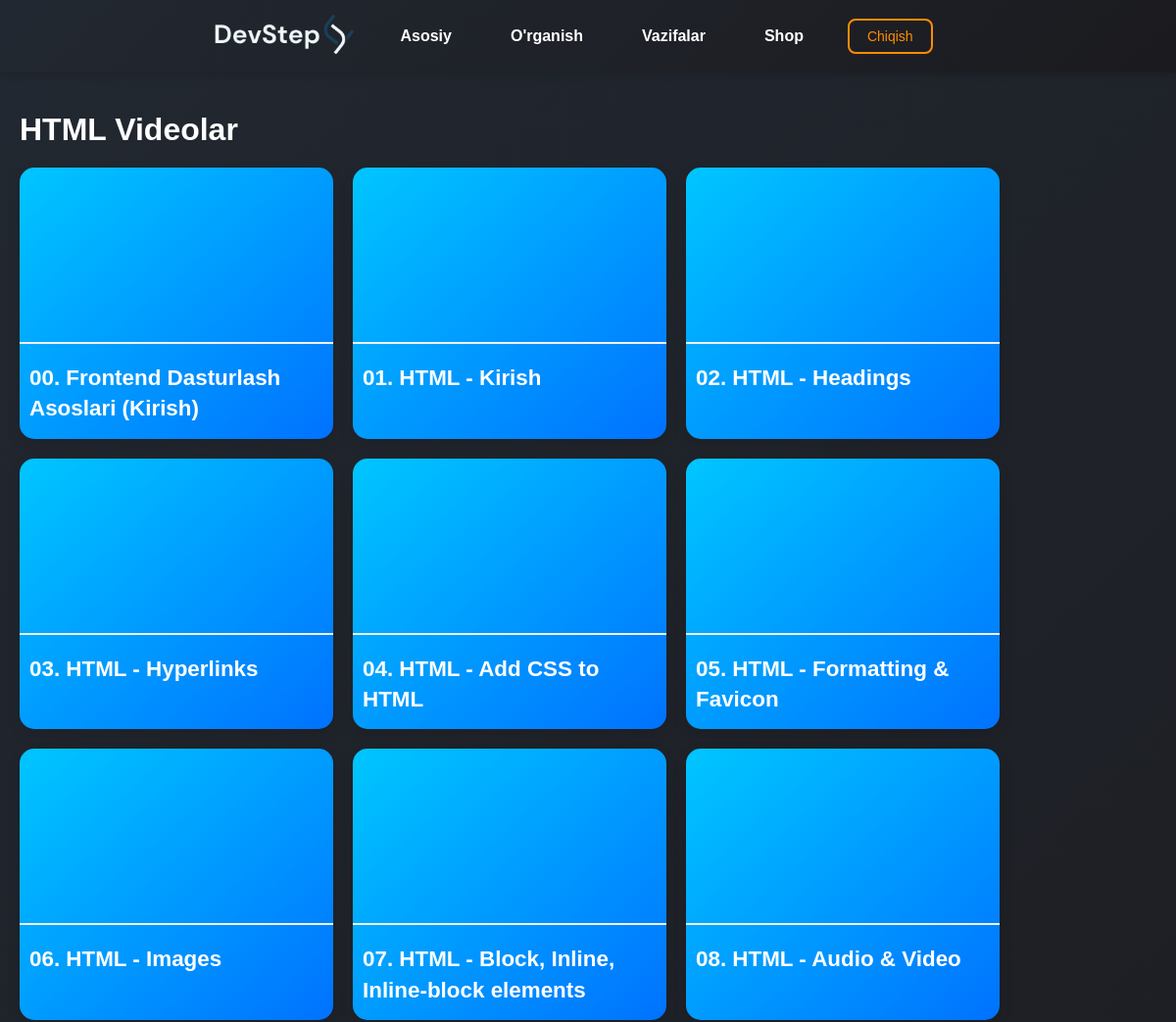
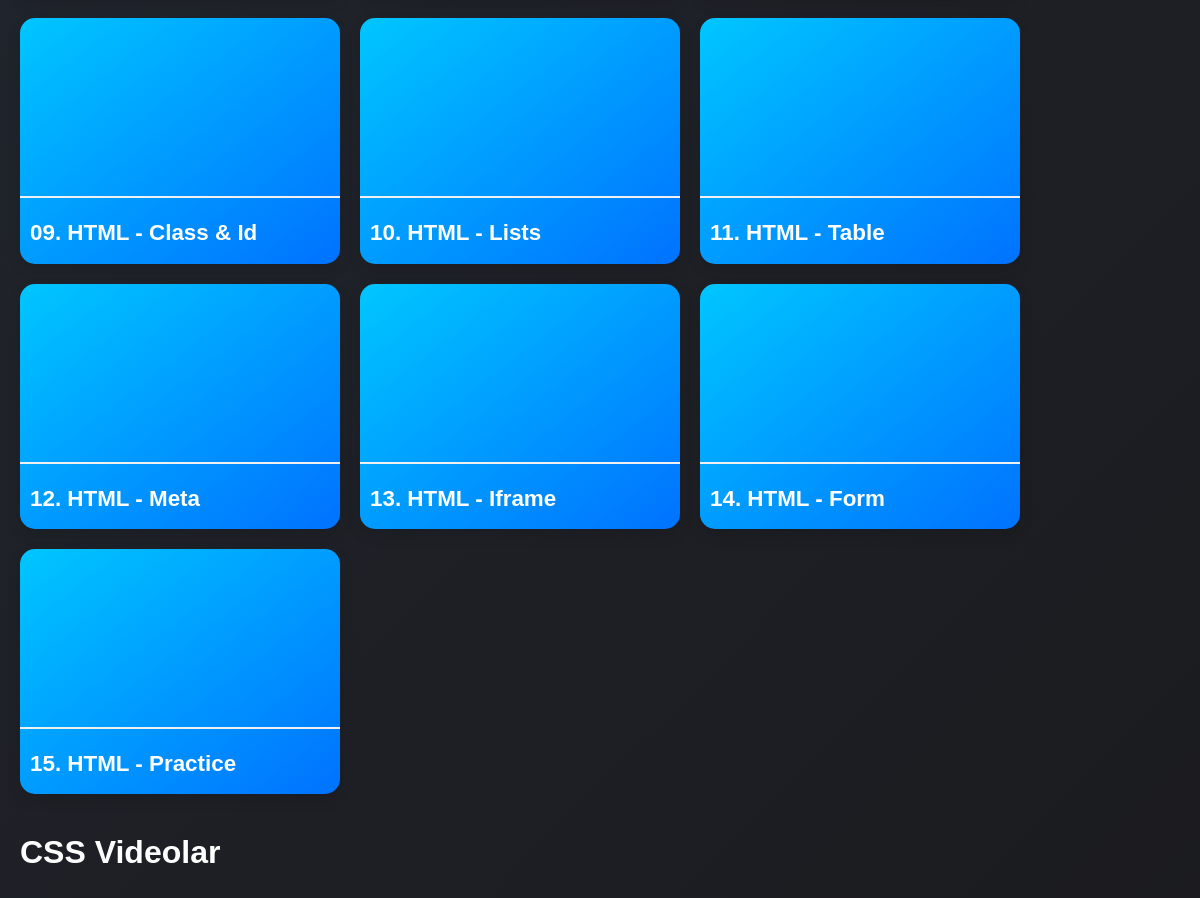
Screenshot of /videos/ with the database file from the repository (2 pictures, top to bottom).
### accounts/models.py (models this page shows, shortened)
class Video(models.Model):
    CATEGORY_CHOICES = [
        ('HTML', 'HTML'),
        ('CSS', 'CSS'),
    ]
    title = models.CharField(max_length=255)  # Video sarlavhasi
    video_id = models.CharField(max_length=50)  # YouTube video ID
    category = models.CharField(max_length=10, choices=CATEGORY_CHOICES)  # Kategoriya (HTML yoki CSS)

### accounts/views.py (the view)
# urls.py: path('videos/', video_list, name='videos'),
def video_list(request):
    html_videos = Video.objects.filter(category='HTML')  # HTML videolarni olish
    css_videos = Video.objects.filter(category='CSS')  # CSS videolarni olish
    return render(request, 'video_list.html', {"html_videos": html_videos, "css_videos": css_videos})

### templates/video_list.html (shortened to what this page needs)
{% load static %}
<!DOCTYPE html>
<html lang="en">
<head>
    <link rel="stylesheet" href="{% static 'css/style.css' %}">
</head>
<body>
    <header class="header">
        <div class="header-content">
            <a href="{% url 'main' %}" class="logo">
                <img src="{% static 'img/logo.svg' %}" alt="DevStep Logo">
            </a>
            <nav class="header-nav">
                <a href="{% url 'main' %}">Asosiy</a>
                <a href="{% url 'videos' %}">O'rganish</a>
                <a href="{% url 'direction_list' %}">Vazifalar</a>
                <a href="{% url 'shop' %}">Shop</a>
            </nav>
            <a href="{% url 'logout' %}" class="post-button">Chiqish</a>
        </div>
    </header>
    <main>
        <div class="container">
            <div class="section">
                <h2>HTML Videolar</h2>
                <div class="video-list">
                    {% for video in html_videos %}
                    <div class="video-card">
                        <iframe src="https://www.youtube.com/embed/{{ video.video_id }}" allowfullscreen></iframe>
                        <h3>{{ video.title }}</h3>
                    </div>
                    {% endfor %}
                </div>
            </div>
            <div class="section">
                <h2>CSS Videolar</h2>
            </div>
        </div>
    </main>
</body>
</html>

### static/css/style.css (style rules this page uses)
* { box-sizing: border-box; margin: 0; padding: 0; font-family: Arial, sans-serif; cursor: url('../img/cursor.png'), auto; }
body { height: 100%; margin: 0; padding: 0; background: linear-gradient(135deg, #222831, #1B1B1F); background-repeat: no-repeat; background-attachment: fixed; background-size: cover; color: white; }
header.header { background: linear-gradient(135deg, #222831, #1B1B1F); padding: 15px 30px; box-shadow: 0 2px 8px rgba(0, 0, 0, 0.15); position: sticky; top: 0; z-index: 999; }
.header-content { max-width: 1200px; margin: 0 auto; display: flex; align-items: center; justify-content: space-between; gap: 30px; }
.logo img { height: 40px; }
.header-nav { display: flex; gap: 30px; transition: all 0.4s ease; }
.header-nav a { color: #ffffff; text-decoration: none; font-weight: 500; font-size: 16px; transition: color 0.3s; }
.post-button { padding: 8px 18px; font-size: 14px; border: 2px solid #ff8c00; color: #ff8c00; background: transparent; border-radius: 8px; cursor: pointer; transition: all 0.3s; text-decoration: none; }
.header { padding: 15px 30px; box-shadow: 0 4px 8px rgba(0, 0, 0, 0.1); display: flex; align-items: center; justify-content: space-between; position: sticky; top: 0; z-index: 1000; }
.header-nav a { margin: 0 15px; color: #ffffff; text-decoration: none; font-weight: bold; transition: all 0.3s ease; }

### templates/video_list.html (style rules this page uses)
.container { max-width: 1200px; margin: 20px auto; padding: 20px; }
.section { margin-bottom: 40px; }
.section h2 { font-size: 2rem; color: #ffffff; margin-bottom: 20px; text-align: start; }
.video-list { display: flex; flex-wrap: wrap; gap: 20px; justify-content: start; }
.video-card { background: linear-gradient(to bottom right, #00c6ff, #0072ff); border-radius: 15px; box-shadow: 0 6px 15px rgba(0, 0, 0, 0.1); overflow: hidden; width: 320px; text-align: start; transition: transform 0.3s ease, box-shadow 0.3s ease; color: white; }
.video-card iframe { width: 100%; height: 180px; border: none; border-bottom: 2px solid #f0f0f0; }
.video-card h3 { font-size: 1.4rem; margin: 15px 0; padding: 0 10px; font-weight: 600; line-height: 1.4; }

### rows the page displays
Video: title "00. Frontend Dasturlash Asoslari (Kirish)"
Video: title "01. HTML - Kirish"
Video: title "02. HTML - Headings"
Video: title "03. HTML - Hyperlinks"
Video: title "04. HTML - Add CSS to HTML"
Video: title "05. HTML - Formatting & Favicon"
Video: title "06. HTML - Images"
Video: title "07. HTML - Block, Inline, Inline-block elements"
Video: title "08. HTML - Audio & Video"
Video: title "09. HTML - Class & Id"
Video: title "10. HTML - Lists"
Video: title "11. HTML - Table"
Video: title "12. HTML - Meta"
Video: title "13. HTML - Iframe"
Video: title "14. HTML - Form"
Video: title "15. HTML - Practice"
